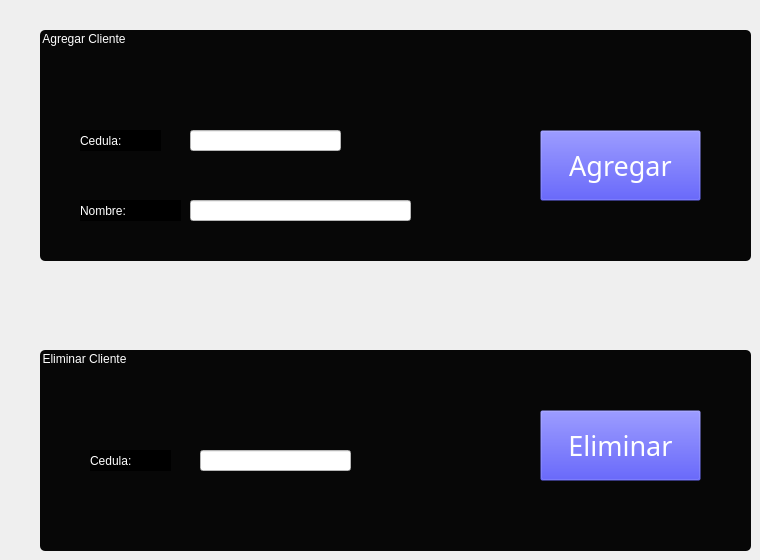
               <widget class="QWidget" name="cliente">
                <property name="styleSheet">
                 <string notr="true">QFrame{
background-color: rgb(0, 0, 0);
}</string>
                </property>
                <widget class="QGroupBox" name="groupBoxAgregarC">
                 <property name="geometry">
                  <rect>
                   <x>40</x>
                   <y>30</y>
                   <width>711</width>
                   <height>231</height>
                  </rect>
                 </property>
                 <property name="styleSheet">
                  <string notr="true">QGroupBox{
font: 87 20pt &quot;Arial Black&quot;;
color: rgb(255, 255, 255);
background-color: rgb(7, 7, 7);
border-radius: 5;
}


QPushButton{
background-color:#000000ff;
}

QPushButton:hover{
background-color: rgb(53, 53, 79);
border-radius:20px;
}</string>
                 </property>
                 <property name="title">
                  <string>Agregar Cliente</string>
                 </property>
                 <widget class="QLineEdit" name="cedula">
                  <property name="geometry">
                   <rect>
                    <x>150</x>
                    <y>100</y>
                    <width>151</width>
                    <height>21</height>
                   </rect>
                  </property>
                  <property name="styleSheet">
                   <string notr="true">background-color: rgb(255, 255, 255);
color: rgb(0, 0, 0);
font: 87 12pt &quot;Arial Black&quot;;</string>
                  </property>
                  <property name="text">
                   <string/>
                  </property>
                 </widget>
                 <widget class="QLineEdit" name="nombre">
                  <property name="geometry">
                   <rect>
                    <x>150</x>
                    <y>170</y>
                    <width>221</width>
                    <height>21</height>
                   </rect>
                  </property>
                  <property name="styleSheet">
                   <string notr="true">background-color: rgb(255, 255, 255);
color: rgb(0, 0, 0);
font: 87 12pt &quot;Arial Black&quot;;</string>
                  </property>
                  <property name="text">
                   <string/>
                  </property>
                 </widget>
                 <widget class="QLabel" name="label_2">
                  <property name="geometry">
                   <rect>
                    <x>40</x>
                    <y>100</y>
                    <width>81</width>
                    <height>21</height>
                   </rect>
                  </property>
                  <property name="styleSheet">
                   <string notr="true">font: 87 12pt &quot;Arial Black&quot;;
color: rgb(255, 255, 255);
</string>
                  </property>
                  <property name="text">
                   <string>Cedula:</string>
                  </property>
                 </widget>
                 <widget class="QLabel" name="label_3">
                  <property name="geometry">
                   <rect>
                    <x>40</x>
                    <y>170</y>
                    <width>101</width>
                    <height>21</height>
                   </rect>
                  </property>
                  <property name="styleSheet">
                   <string notr="true">font: 87 12pt &quot;Arial Black&quot;;
color: rgb(255, 255, 255);
</string>
                  </property>
                  <property name="text">
                   <string>Nombre:</string>
                  </property>
                 </widget>
                 <widget class="QPushButton" name="btAgregarCliente">
                  <property name="geometry">
                   <rect>
                    <x>500</x>
                    <y>100</y>
                    <width>161</width>
                    <height>71</height>
                   </rect>
                  </property>
                  <property name="font">
                   <font>
                    <family>Arial Black</family>
                    <pointsize>20</pointsize>
                    <weight>10</weight>
                    <italic>false</italic>
                    <bold>false</bold>
                   </font>
                  </property>
                  <property name="styleSheet">
                   <string notr="true">font: 87 20pt &quot;Arial Black&quot;;
color: rgb(255, 255, 255);



</string>
                  </property>
                  <property name="text">
                   <string>Agregar</string>
                  </property>
                 </widget>
                </widget>
                <widget class="QGroupBox" name="groupBox_EliminarC">
                 <property name="geometry">
                  <rect>
                   <x>40</x>
                   <y>350</y>
                   <width>711</width>
                   <height>201</height>
                  </rect>
                 </property>
                 <property name="styleSheet">
                  <string notr="true">QGroupBox{
font: 87 20pt &quot;Arial Black&quot;;
color: rgb(255, 255, 255);
background-color: rgb(7, 7, 7);
border-radius: 5;
}


QPushButton{
background-color:#000000ff;
}

QPushButton:hover{
background-color: rgb(53, 53, 79);
border-radius:20px;
}
</string>
                 </property>
                 <property name="title">
                  <string>Eliminar Cliente</string>
                 </property>
                 <widget class="QLineEdit" name="cedulaEli">
                  <property name="geometry">
                   <rect>
                    <x>160</x>
                    <y>100</y>
                    <width>151</width>
                    <height>21</height>
                   </rect>
                  </property>
                  <property name="styleSheet">
                   <string notr="true">background-color: rgb(255, 255, 255);
color: rgb(0, 0, 0);

font: 87 12pt &quot;Arial Black&quot;;
</string>
                  </property>
                  <property name="text">
                   <string/>
                  </property>
                 </widget>
                 <widget class="QLabel" name="label_6">
                  <property name="geometry">
                   <rect>
                    <x>50</x>
                    <y>100</y>
                    <width>81</width>
                    <height>21</height>
                   </rect>
                  </property>
                  <property name="styleSheet">
                   <string notr="true">font: 87 12pt &quot;Arial Black&quot;;
color: rgb(255, 255, 255);</string>
                  </property>
                  <property name="text">
                   <string>Cedula:</string>
                  </property>
                 </widget>
                 <widget class="QPushButton" name="btEliminar">
                  <property name="geometry">
                   <rect>
                    <x>500</x>
                    <y>60</y>
                    <width>161</width>
                    <height>71</height>
                   </rect>
                  </property>
                  <property name="font">
                   <font>
                    <family>Arial Black</family>
                    <pointsize>20</pointsize>
                    <weight>10</weight>
                    <italic>false</italic>
                    <bold>false</bold>
                   </font>
                  </property>
                  <property name="styleSheet">
                   <string notr="true">font: 87 20pt &quot;Arial Black&quot;;
color: rgb(255, 255, 255);

</string>
                  </property>
                  <property name="text">
                   <string>Eliminar</string>
                  </property>
                 </widget>
                </widget>
               </widget>
